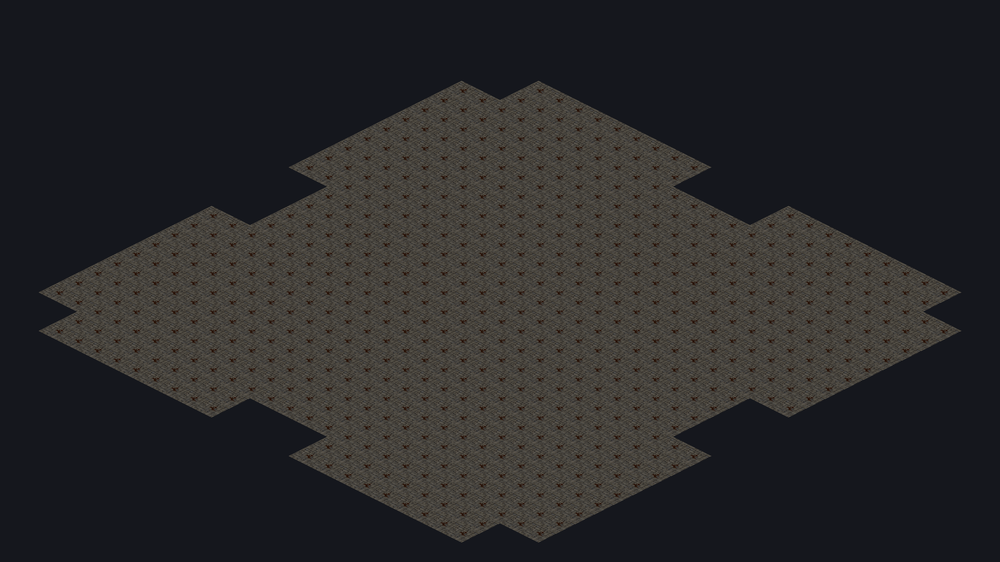
#> input picture maxhanna.client/src/assets/d2survivors/maps/worlds/a1-catacombs-ground.png, 1000 x 562 px, shrunk from 4160 x 2336 before the run
$ python build_matrons_den_tiles.py
#> lines starting #> are read from the running program, lines starting #| are printed output that depends on the picture; after the words box and inside, x2 and y2 are one past the last pixel; in counts of white or black regions, pixels touching at a corner belong together
"""Rebuild Matron's Den's floor atlas out of the Catacombs' own flagstones.

Matron's Den is a painted-tile zone: it has no exported DS1 world of its own, so
its ground comes from a 4x4 atlas of 160x80 isometric tiles.  That atlas used to
be cut from the Act I *outdoor* preview sheet, which left the arena floored with
dirt and grass while the Catacombs next door stand on cold stone.

tools/build_d2_worlds.py already exports the Catacombs ground as one seamless
sheet of the real D2R catacomb floor tiles.  This tool cuts floor diamonds out of
that sheet and writes the Matron's Den atlas, so the Pandemonium arena is paved
with the same flagstone the Catacombs are.

The sheet draws its diamonds on an isometric lattice over a flat matte, so a
naive 160x80 crop catches the quarters of four neighbouring diamonds.  The first
floor pixel is a diamond's top vertex; from there every lattice diamond is a
160x80 box stepped by half a tile, and the flagstone is copied through a diamond
mask.  Identical diamonds are collapsed, so the atlas holds only the variants the
Catacombs actually use.

Usage:
    python tools/build_matrons_den_tiles.py
"""

from __future__ import annotations

import argparse
import hashlib
import sys
from pathlib import Path

from PIL import Image

PROJECT_ROOT = Path(__file__).resolve().parents[1]
GROUND = (PROJECT_ROOT / "src" / "assets" / "d2survivors" / "maps" / "worlds"
          / "a1-catacombs-ground.png")
OUTPUT = (PROJECT_ROOT / "src" / "assets" / "d2survivors" / "maps" / "tiles"
          / "a7-matrons-den-floor-tiles.png")

TILE_WIDTH = 160
TILE_HEIGHT = 80
ATLAS_COLUMNS = 4
ATLAS_ROWS = 4
TILES_PER_ATLAS = ATLAS_COLUMNS * ATLAS_ROWS

# The exported ground sits on a flat matte; the flagstone itself is dark grey, so
# the key stays tight and only the exact background colour is treated as empty.
MATTE_TOLERANCE = 8


def is_matte(pixel: tuple[int, int, int], matte: tuple[int, int, int]) -> bool:
    return all(abs(pixel[channel] - matte[channel]) <= MATTE_TOLERANCE for channel in range(3))


def find_first_floor_pixel(image: Image.Image, matte: tuple[int, int, int]) -> tuple[int, int]:
    """The topmost floor pixel of the exported map is a tile's top vertex."""
    pixels = image.load()
    for y in range(image.height):
        for x in range(image.width):
            if not is_matte(pixels[x, y], matte):
                return x, y
    raise SystemExit("The Catacombs ground sheet is empty")


def diamond_mask() -> Image.Image:
    """A 160x80 diamond, one pixel inside the cell edge to drop the matte rim."""
    mask = Image.new("L", (TILE_WIDTH, TILE_HEIGHT), 0)
    for y in range(TILE_HEIGHT):
        dy = abs(y - (TILE_HEIGHT - 1) / 2) / ((TILE_HEIGHT - 2) / 2)
        half = int((TILE_WIDTH - 2) / 2 * (1 - dy))
        if half <= 0:
            continue
        left = TILE_WIDTH // 2 - half
        for x in range(left, left + half * 2):
            mask.putpixel((x, y), 255)
    return mask


def cut_tile(image: Image.Image, left: int, top: int, mask: Image.Image,
             matte: tuple[int, int, int]) -> Image.Image | None:
    """One flagstone, or None when the box is off the map or lands on its rock."""
    if left < 0 or top < 0 or left + TILE_WIDTH > image.width or top + TILE_HEIGHT > image.height:
        return None
    tile = image.crop((left, top, left + TILE_WIDTH, top + TILE_HEIGHT)).convert("RGBA")
    # The exported map keeps its unpainted rock in the same matte as the sheet
    # around it, so a diamond that is mostly background is void, not floor.
    empty = 0
    filled = 0
    for (red, green, blue, _), alpha in zip(tile.getdata(), mask.getdata()):
        if not alpha:
            continue
        filled += 1
        if is_matte((red, green, blue), matte):
            empty += 1
    # The art diamond sits a couple of pixels inside the geometric one, so a
    # clean floor tile still shows a thin matte rim.  That rim is left opaque:
    # keying it out left hairline gaps between the flagstones once the tiles were
    # butted together, and the near-black edge reads as mortar instead.
    if not filled or empty / filled > 0.06:
        return None
    tile.putalpha(mask)
    return tile


def main() -> int:
    parser = argparse.ArgumentParser(description=__doc__)
    parser.add_argument("--ground", default=str(GROUND), help="Exported Catacombs ground sheet")
    parser.add_argument("--output", default=str(OUTPUT), help="Atlas to write")
    args = parser.parse_args()

    ground_path = Path(args.ground)
    if not ground_path.is_file():
        raise SystemExit(
            f"Catacombs ground not found: {ground_path}\n"
            "Run `python tools/build_d2_worlds.py --act 1` first."
        )

    ground = Image.open(ground_path).convert("RGB")
#> ground is the input picture: PIL image 1000x562 RGB; mean R, G, B 41.1, 40.5, 41.3
    matte = ground.getpixel((0, 0))
#> matte = (21, 23, 29)
    vertex_x, vertex_y = find_first_floor_pixel(ground, matte)
#> vertex_x = 461; vertex_y = 80
    mask = diamond_mask()
#> in diamond_mask, `mask = Image.new("L", (TILE_WIDTH, TILE_HEIGHT), 0)`: mask: PIL image 160x80 L; every value is 0
#> after the loop in diamond_mask, `for y in range(TILE_HEIGHT):`:
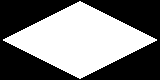
#> mask: PIL image 160x80 L; 47.5% white; 1 white region, box (x1, y1, x2, y2) and area: (3, 1, 157, 79) 6084

    # The vertex is the middle of a diamond's top edge; its box starts half a tile
    # to the left and steps by half a tile across and a quarter tile down, so only
    # sites with matching parity land on a whole diamond.
    origin_x = vertex_x - TILE_WIDTH // 2
#> origin_x = 381
    origin_y = vertex_y
#> origin_y = 80

    variants: dict[str, Image.Image] = {}
    for step_x in range(0, 24):
        for step_y in range(0, 12):
            if (step_x + step_y) % 2:
                continue
            tile = cut_tile(ground, origin_x + step_x * TILE_WIDTH // 2,
                            origin_y + step_y * TILE_HEIGHT // 2, mask, matte)
            if tile is None:
                continue
            key = hashlib.sha1(tile.tobytes()).hexdigest()
            variants.setdefault(key, tile)
            if len(variants) >= TILES_PER_ATLAS:
                break
        if len(variants) >= TILES_PER_ATLAS:
            break
#> this loop made 4 passes
#> pass 1, in cut_tile, `tile = image.crop((left, top, left + TILE_WIDTH, top + TILE_HEIGHT)).c..`:
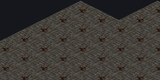
#> tile: PIL image 160x80 RGBA; mean R, G, B, A 60.2, 57, 53, 255
#> pass 1, in cut_tile (call 2), `tile = image.crop((left, top, left + TILE_WIDTH, top + TILE_HEIGHT)).c..`:
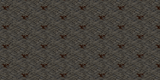
#> tile: PIL image 160x80 RGBA; mean R, G, B, A 69.6, 65.2, 58.8, 255
#> pass 1, in cut_tile (call 3), `tile = image.crop((left, top, left + TILE_WIDTH, top + TILE_HEIGHT)).c..`:
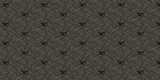
#> tile: PIL image 160x80 RGBA; mean R, G, B, A 69.6, 65.2, 58.8, 255
#> pass 1, in cut_tile (call 4), `tile = image.crop((left, top, left + TILE_WIDTH, top + TILE_HEIGHT)).c..`:
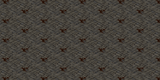
#> tile: PIL image 160x80 RGBA; mean R, G, B, A 69.5, 65.1, 58.6, 255
#> after the loop, variants = 16 items

    if not variants:
        raise SystemExit(f"{ground_path.name} produced no floor tiles")

    chosen = list(variants.values())
#> chosen = 16 items
    # The catacomb floor is one flagstone repeated; fill the grid with it rather
    # than inventing tiles the Catacombs never use.
    while len(chosen) < TILES_PER_ATLAS:
        chosen.append(chosen[len(chosen) % len(variants)])
#> this loop made 0 passes

    atlas = Image.new("RGBA", (TILE_WIDTH * ATLAS_COLUMNS, TILE_HEIGHT * ATLAS_ROWS),
                      (0, 0, 0, 0))
#> atlas: PIL image 640x320 RGBA; every value is 0
    for index, tile in enumerate(chosen):
        left = (index % ATLAS_COLUMNS) * TILE_WIDTH
        top = (index // ATLAS_COLUMNS) * TILE_HEIGHT
        atlas.paste(tile, (left, top))
#> this loop made 16 passes
#> (left, top) on passes 1 to 12: (0, 0), (160, 0), (320, 0), (480, 0), (0, 80), (160, 80), (320, 80), (480, 80), (0, 160), (160, 160), (320, 160), (480, 160)
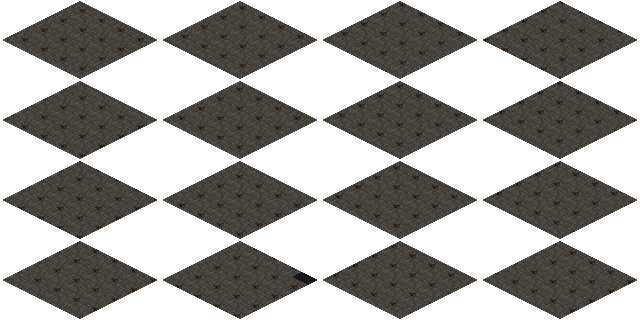
#> atlas: PIL image 640x320 RGBA; mean R, G, B, A 68.3, 64.1, 58, 121.2; transparent parts drawn white

    output_path = Path(args.output)
    output_path.parent.mkdir(parents=True, exist_ok=True)
    atlas.save(output_path)
    print(f"{output_path.name} <- {ground_path.name} "
          f"({len(variants)} distinct tiles) {atlas.size}")
#| a7-matrons-den-floor-tiles.png <- a1-catacombs-ground.png (16 distinct tiles) (640, 320)
    return 0


if __name__ == "__main__":
    sys.exit(main())
#> (the program exits here)
